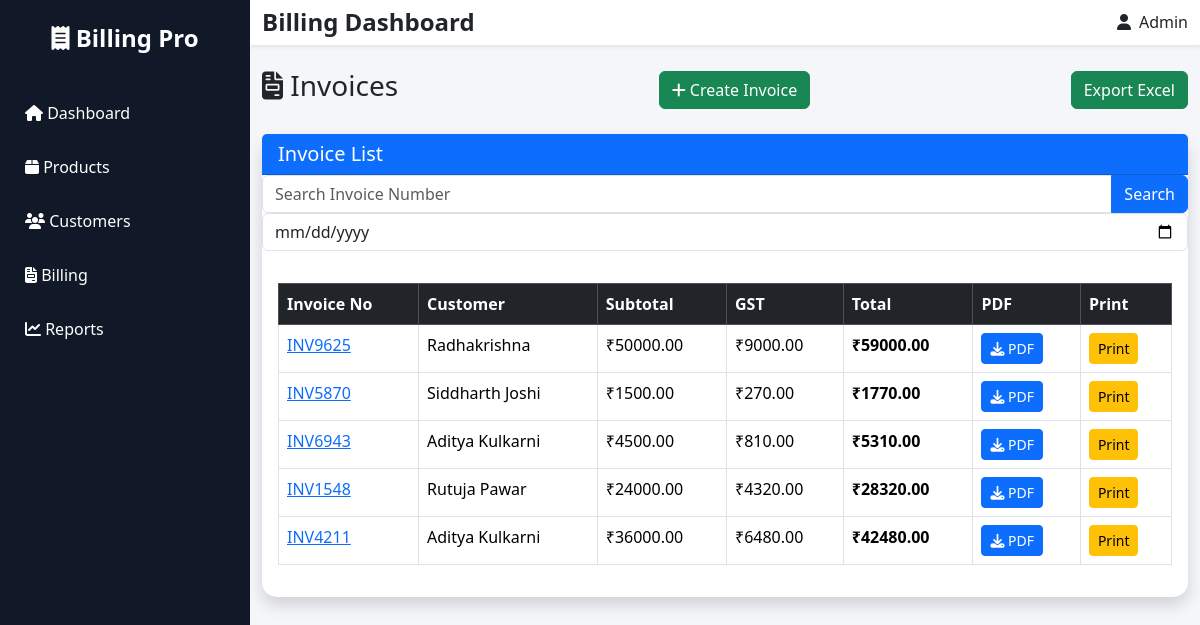
The app's page /billing/ with its own data.
### billing/models.py (models this page shows, shortened)
class Invoice(models.Model):
    invoice_no = models.CharField(
        max_length=20,
        unique=True
    )
    customer = models.ForeignKey(
        Customer,
        on_delete=models.CASCADE
    )
    subtotal = models.DecimalField(
        max_digits=10,
        decimal_places=2,
        default=0
    )
    gst = models.DecimalField(
        max_digits=10,
        decimal_places=2,
        default=0
    )
    total = models.DecimalField(
        max_digits=10,
        decimal_places=2,
        default=0
    )
    created_at = models.DateTimeField(
        auto_now_add=True
    )

### customers/models.py (models this page shows)
class Customer(models.Model):
    name = models.CharField(max_length=100)
    mobile = models.CharField(max_length=15)
    email = models.EmailField()
    address = models.TextField()
    def __str__(self):
        return self.name

### billing/views.py (the view)
def invoice_list(request):
    invoices = Invoice.objects.all()
    search = request.GET.get('search')
    date = request.GET.get('date')
    if search:
        invoices = invoices.filter(
            Q(invoice_no__icontains=search) |
            Q(customer__name__icontains=search)
        )
    if date:
        invoices = invoices.filter(
            created_at__date=date
        )
    return render(
        request,
        'billing/invoice_list.html',
        {
            'invoices': invoices
        }
    )

### templates/billing/invoice_list.html (shortened to what this page needs)
{% extends 'base.html' %}
{% block content %}
<div class="d-flex justify-content-between align-items-center mb-4">
<h3>
    <i class="fa-solid fa-file-invoice"></i>
    Invoices
</h3>
<a href="{% url 'create_invoice' %}"
   class="btn btn-success">
    <i class="fa-solid fa-plus"></i>
    Create Invoice
</a>
<a
href="{% url 'export_invoices' %}"
class="btn btn-success">
Export Excel
</a>
</div>
<div class="card shadow">
<div class="card-header bg-primary text-white">
    <h5 class="mb-0">
        Invoice List
    </h5>
</div>
<form method="GET" class="mb-3">
    <div class="input-group">
        <input
            type="text"
            name="search"
            class="form-control"
            placeholder="Search Invoice Number">
        <button
            class="btn btn-primary">
            Search
        </button>
    </div>
<input
    type="date"
    name="date"
    class="form-control">
</form>
<div class="card-body">
    <div class="table-responsive">
<div class="table-responsive">
<table class="table table-bordered">
            <thead class="table-dark">
                <tr>
                    <th>Invoice No</th>
                    <th>Customer</th>
                    <th>Subtotal</th>
                    <th>GST</th>
                    <th>Total</th>
                    <th>PDF</th>
                    <th>Print</th>
                </tr>
            </thead>
            <tbody>
                {% for invoice in invoices %}
                <tr>
<td>
<a href="{% url 'invoice_detail' invoice.id %}">
    {{ invoice.invoice_no }}
</a>
</td>
                    <td>{{ invoice.customer }}</td>
                    <td>₹{{ invoice.subtotal }}</td>
                    <td>₹{{ invoice.gst }}</td>
                    <td>
                        <strong>
                            ₹{{ invoice.total }}
                        </strong>
                    </td>
                    <td>
                        <a href="{% url 'download_invoice' invoice.id %}"
                           class="btn btn-primary btn-sm">
                            <i class="fa-solid fa-download"></i>
                            PDF
                        </a>
                    </td>
                    <td>
<a
href="{% url 'print_invoice' invoice.id %}"
class="btn btn-warning btn-sm">
Print
</a>
</td>
                </tr>
                {% endfor %}
            </tbody>
        </table>
     </div>
    </div>
</div>
</div>
{% endblock %}

### static/css/style.css (style rules this page uses)
body { background:#f4f6f9; overflow-x:hidden; }
.card { border:none; border-radius:15px; box-shadow:0 4px 15px rgba(0,0,0,.08); }
body { overflow-x:hidden; }
.card { margin-bottom:20px; }

### records on screen
Invoice: invoice_no "INV9625", customer "Radhakrishna", subtotal "50000.00", gst "9000.00", total "59000.00"
Invoice: invoice_no "INV5870", customer "Siddharth Joshi", subtotal "1500.00", gst "270.00", total "1770.00"
Invoice: invoice_no "INV6943", customer "Aditya Kulkarni", subtotal "4500.00", gst "810.00", total "5310.00"
Invoice: invoice_no "INV1548", customer "Rutuja Pawar", subtotal "24000.00", gst "4320.00", total "28320.00"
Invoice: invoice_no "INV4211", customer "Aditya Kulkarni", subtotal "36000.00", gst "6480.00", total "42480.00"
